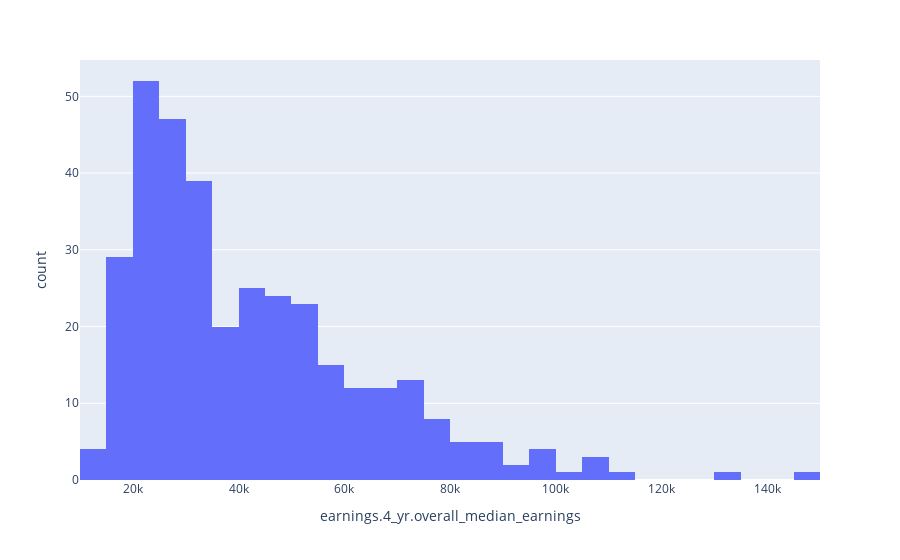

Source (notebook cell):
### Code cell
px.histogram(df, x="earnings.4_yr.overall_median_earnings")

### Figure 1 — Plotly figure (JSON) as saved in the notebook; plotly's stock layout.template omitted (floating-point values rounded to 4 significant figures; data arrays with more than 128 entries replaced by an {"elided": "..."} marker saying what was removed)
{"data": [{"bingroup": "x", "hovertemplate": "earnings.4_yr.overall_median_earnings=%{x}<br>count=%{y}<extra></extra>", "legendgroup": "", "marker": {"color": "#636efa", "pattern": {"shape": ""}}, "name": "", "orientation": "v", "showlegend": false, "type": "histogram", "x": {"elided": "346 float values"}, "xaxis": "x", "yaxis": "y"}], "layout": {"barmode": "relative", "legend": {"tracegroupgap": 0}, "margin": {"t": 60}, "xaxis": {"anchor": "y", "domain": [0, 1], "title": {"text": "earnings.4_yr.overall_median_earnings"}}, "yaxis": {"anchor": "x", "domain": [0, 1], "title": {"text": "count"}}}}
